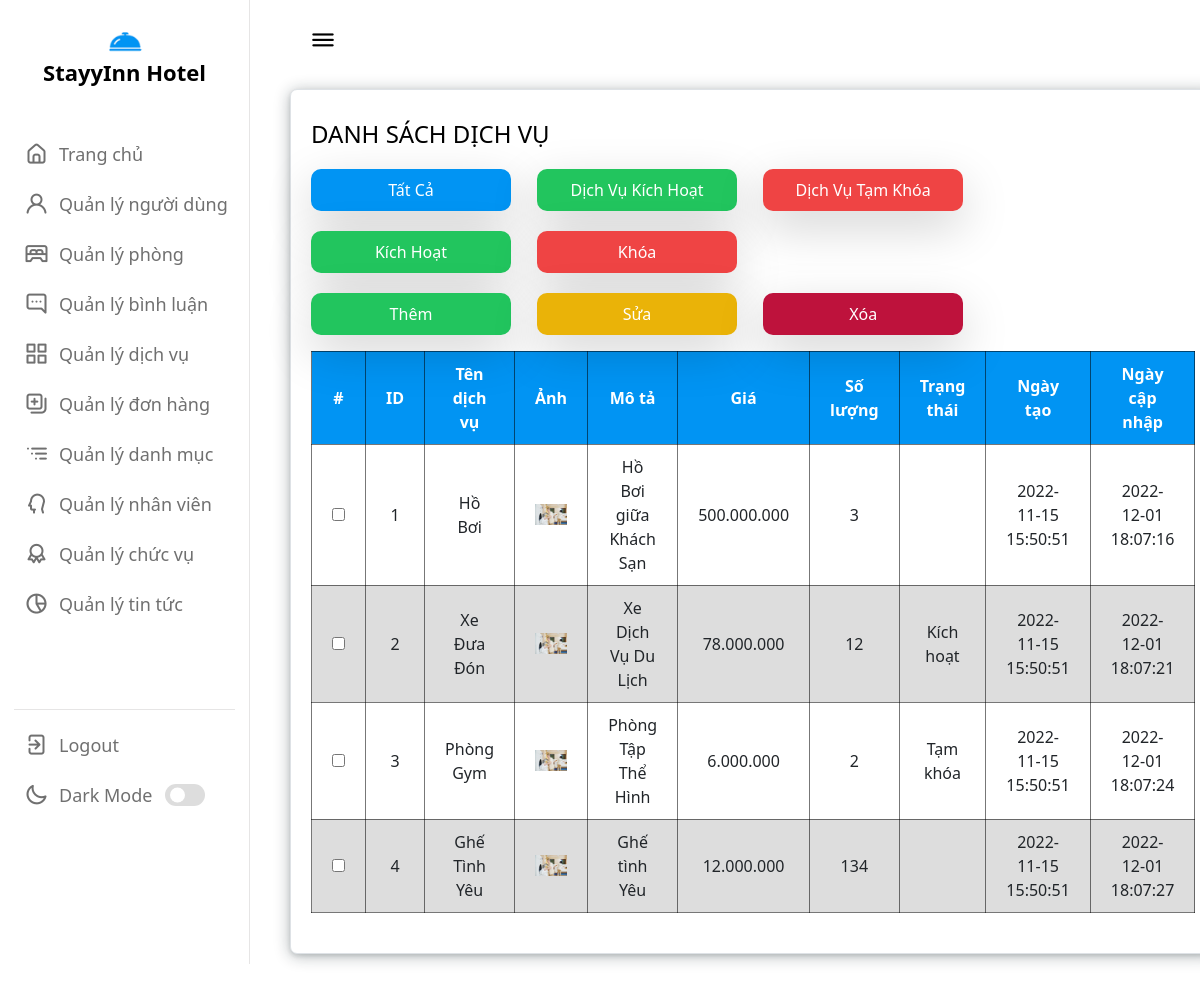
Screenshot of /admin/service/c_service.php with the database file from the repository.
### tables this page shows
CREATE TABLE `service` (
  `service_id` int(11) NOT NULL,
  `name` varchar(200) NOT NULL,
  `images` varchar(200) NOT NULL,
  `description` varchar(200) NOT NULL,
  `price` int(11) NOT NULL,
  `quantity` int(11) NOT NULL,
  `status` tinyint(4) NOT NULL,
  `created_at` datetime NOT NULL DEFAULT current_timestamp(),
  `updated_at` timestamp NOT NULL DEFAULT current_timestamp() ON UPDATE current_timestamp()
);

### admin/service/c_service.php (called while the page is built, shortened)
<?php
require_once '../../dao/pdo.php';
require_once '../../dao/service_dao.php';
if (isset($_GET['status'])) {
    $service = load_service_by_status($_GET['status']);
} else {
    $service = load_all_service();
}
include_once '../templates/layout/layout.php';

### dao/pdo.php (called while the page is built, shortened)
<?php
function getConnect(){
    $connect = new PDO("mysql:host=" . DBHOST
                        . ";dbname=" . DBNAME
                        . ";charset=" . DBCHARSET,
                        DBUSER,
                        DBPASS
            );
    return $connect;
}
function pdo_query_all($query){
    $args = func_get_args();
    $args = array_slice($args, 1);
    $conn = getConnect();
    $stmt = $conn->prepare($query);
    $stmt->execute($args);
    $data = $stmt->fetchAll(PDO::FETCH_OBJ);
    if(count($data) > 0){
        return $data;
    }
    return [];
}
?>

### dao/service_dao.php (called while the page is built, shortened)
<?php
function load_all_service() {
    $query = "SELECT * FROM `service`";
    $listservice = pdo_query_all($query);
    return $listservice;
}
?>

### admin/service/danh_sach_service.php (the view, shortened to what this page needs)
<div class="dash-content">
    <div class="content">
        <div class="danh_sach border border-[#D0D7DE] fs-6">
            <h3>DANH SÁCH DỊCH VỤ</h3>
            <form action="" method="post">
                <div class="action">
                    <div class="grid grid-cols-4 gap-[20px] my-3">
                        <div class="">
                            <a href="c_service.php" class="bg-[#0194f3] capitalize text-center btn-outline- px-3 py-[12px] shadow-lg w-[200px]">
                                Tất Cả
                            </a>
                        </div>
                        <div class="">
                            <a href="c_service.php?status=1" class="bg-green-500 capitalize text-center btn-outline- px-3 py-[12px] shadow-lg w-[200px]">
                                dịch vụ kích hoạt
                            </a>
                        </div>
                        <div class="">
                            <a href="c_service.php?status=0" class="bg-red-500 capitalize text-center btn-outline- px-3 py-[12px] shadow-lg w-[200px]">
                                dịch vụ tạm khóa
                            </a>
                        </div>
                        <div></div>
                        <div class="">
                            <button type="submit" name="unlock_service" class="capitalize bg-green-500 text-center text-white px-3 py-[12px] shadow-lg w-[200px]">
                                kích hoạt
                            </button>
                        </div>
                        <div class="">
                            <button type="submit" name="block_service" class="capitalize bg-red-500 text-center px-3 py-[12px] shadow-lg w-[200px]">
                                Khóa
                            </button>
                        </div>
                        <div></div>
                        <div></div>
                        <div class="add cursor-pointer capitalize bg-green-500 text-center px-3 py-[12px] shadow-lg w-[200px]"  data-modal-toggle="aa">
                            Thêm
                        </div>
                        <div class="">
                            <button type="submit" name="edit_service" class="capitalize bg-yellow-500 text-center px-3 py-[12px] shadow-lg w-[200px]">
                                Sửa
                            </button>
                        </div>
                        <div class="">
                            <button type="submit" name="delete_service" class="capitalize bg-rose-700 text-center px-3 py-[12px] shadow-lg w-[200px]" onclick="return confirm('Bạn muốn xóa người dùng đã chọn không?')">
                                Xóa
                            </button>
                        </div>
                    </div>
                </div>
                <section>
                    <div class="">
                        <table class="">
                            <tr class="">
                                <th>#</th>
                                <th>ID</th>
                                <th>Tên dịch vụ</th>
                                <th>Ảnh</th>
                                <th>Mô tả</th>
                                <th>Giá</th>
                                <th>Số lượng</th>
                                <th>Trạng thái</th>
                                <th>Ngày tạo</th>
                                <th>Ngày cập nhập</th>
                            </tr>
                            <?php foreach ($service as $value) { ?>
                                <tr>
                                    <td><input type="checkbox" name="service[]" value="<?= $value->service_id ?>"></td>
                                    <td><?= $value->service_id ?></td>
                                    <td><?= $value->name ?></td>
                                    <td><img src="../../layout/assets/img/dichvu/<?= $value->images ?>" width="100px" alt="" /></td>
                                    <td><?= $value->description ?></td>
                                    <td><?= number_format($value->price, 0, ",", ".") ?></td>
                                    <td><?= $value->quantity ?></td>
                                    <td><?php if ($value->status == 0) {
                                        echo "Tạm khóa";
                                    } elseif ($value->status == 1) {
                                        echo "Kích hoạt";
                                    } ?></td>
                                    <td><?= $value->created_at ?></td>
                                    <td><?= $value->updated_at ?></td>
                                </tr>
                            <?php } ?>
                        </table>
                    </div>
                </section>
            </form>
        </div>
    </div>
</div>

### admin/layout/assets/css/side.css (style rules this page uses)
:root { --primary-color: #0E4BF1; --panel-color: #FFF; --text-color: #000; --black-light-color: #707070; --border-color: #e6e5e5; --toggle-color: #DDD; --box1-color: #4DA3FF; --box2-color: #FFE6AC; --box3-color: #E7D1FC; --title-icon-color: #fff; --tran-05: all 0.5s ease; --tran-03: all 0.3s ease; --tran-03: all 0.2s ease; }

### admin/layout/assets/css/admin_service.css (style rules this page uses)
* { padding: 0; margin: 0; box-sizing: border-box; }
body { font-family: tahoma, sans-serif; }
.danh_sach { margin-top: 20px; box-shadow: rgba(14, 30, 37, 0.12) 0 2px 4px 0, rgba(14, 30, 37, 0.32) 0 2px 16px 0; padding: 10px 20px 40px 20px; border-radius: 7px; background-color: var(--panel-color); transition: var(--tran-05); }
.danh_sach h3 { margin: 20px 0; color: var(--text-color); transition: var(--tran-05); font-weight: 500; font-size: 24px; }
table { border-collapse: collapse; }
table, th, td { border: 1px solid rgba(0, 0, 0, 0.532)!important; border-color: rgba(0, 0, 0, 0.532)!important; text-align: center; }
th { color: #fff; }
td, th { padding: 10px 20px; }
.action { margin: 15px 0; }
.action button, .action a, .action .add { margin-right: 5px; display: inline-block; text-decoration: none; color: #fff; padding: 9px; border-radius: 10px; }
table tr:nth-child(odd) { background-color: rgba(204, 204, 204, 0.667); }
table tr:nth-child(even) { background-color: white; }
table tr:nth-child(1) { background-color: #0194f3; }

### rows the page displays
service: service_id "1", name "Hồ Bơi", images (picture), description "Hồ Bơi giữa Khách Sạn", price "500.000.000", quantity "3", created_at "2022-11-15 15:50:51", updated_at "2022-12-01 18:07:16"
service: service_id "2", name "Xe Đưa Đón", images (picture), description "Xe Dịch Vụ Du Lịch", price "78.000.000", quantity "12", status "Kích hoạt", created_at "2022-11-15 15:50:51", updated_at "2022-12-01 18:07:21"
service: service_id "3", name "Phòng Gym", images (picture), description "Phòng Tập Thể Hình", price "6.000.000", quantity "2", status "Tạm khóa", created_at "2022-11-15 15:50:51", updated_at "2022-12-01 18:07:24"
service: service_id "4", name "Ghế Tình Yêu", images (picture), description "Ghế tình Yêu", price "12.000.000", quantity "134", created_at "2022-11-15 15:50:51", updated_at "2022-12-01 18:07:27"
